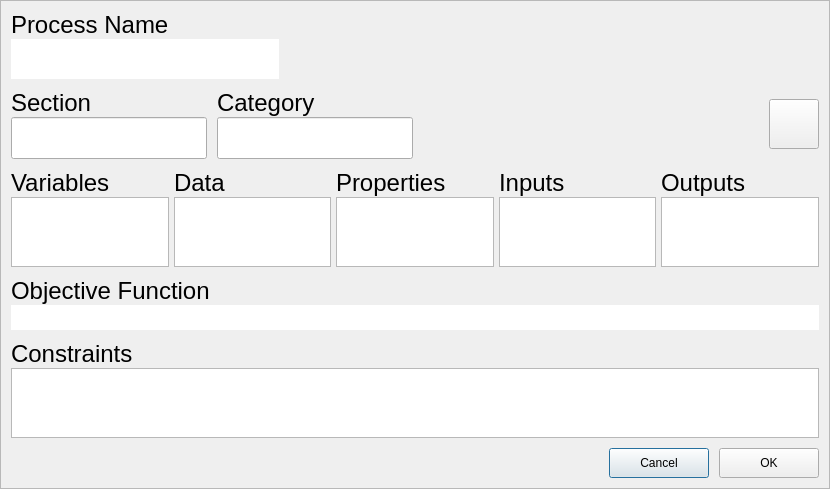
<?xml version="1.0" encoding="UTF-8"?>
<ui version="4.0">
 <class>ProcessDialog</class>
 <widget class="QDialog" name="ProcessDialog">
  <property name="geometry">
   <rect>
    <x>0</x>
    <y>0</y>
    <width>830</width>
    <height>462</height>
   </rect>
  </property>
  <property name="windowTitle">
   <string>Dialog</string>
  </property>
  <layout class="QVBoxLayout" name="verticalLayout">
   <property name="spacing">
    <number>0</number>
   </property>
   <property name="leftMargin">
    <number>0</number>
   </property>
   <property name="topMargin">
    <number>0</number>
   </property>
   <property name="rightMargin">
    <number>0</number>
   </property>
   <property name="bottomMargin">
    <number>0</number>
   </property>
   <item>
    <widget class="QFrame" name="dialog_frame">
     <property name="frameShape">
      <enum>QFrame::StyledPanel</enum>
     </property>
     <property name="frameShadow">
      <enum>QFrame::Plain</enum>
     </property>
     <property name="lineWidth">
      <number>0</number>
     </property>
     <layout class="QVBoxLayout" name="verticalLayout_3">
      <property name="spacing">
       <number>10</number>
      </property>
      <property name="leftMargin">
       <number>10</number>
      </property>
      <property name="topMargin">
       <number>10</number>
      </property>
      <property name="rightMargin">
       <number>10</number>
      </property>
      <property name="bottomMargin">
       <number>10</number>
      </property>
      <item>
       <layout class="QHBoxLayout" name="top_input_horizontal">
        <property name="spacing">
         <number>0</number>
        </property>
        <item>
         <layout class="QVBoxLayout" name="name_vertical" stretch="0,1">
          <property name="spacing">
           <number>0</number>
          </property>
          <item>
           <widget class="QLabel" name="process_label">
            <property name="maximumSize">
             <size>
              <width>200</width>
              <height>16777215</height>
             </size>
            </property>
            <property name="font">
             <font>
              <family>Arial</family>
              <pointsize>18</pointsize>
             </font>
            </property>
            <property name="locale">
             <locale language="English" country="UnitedStates"/>
            </property>
            <property name="text">
             <string>Process Name</string>
            </property>
           </widget>
          </item>
          <item>
           <layout class="QHBoxLayout" name="value_horizontal">
            <property name="spacing">
             <number>10</number>
            </property>
            <item>
             <widget class="PropertyEdit" name="process_name">
              <property name="maximumSize">
               <size>
                <width>300</width>
                <height>16777215</height>
               </size>
              </property>
              <property name="font">
               <font>
                <family>Arial</family>
                <pointsize>22</pointsize>
               </font>
              </property>
              <property name="locale">
               <locale language="English" country="Germany"/>
              </property>
              <property name="text">
               <string/>
              </property>
              <property name="frame">
               <bool>false</bool>
              </property>
             </widget>
            </item>
            <item>
             <widget class="ToolButton" name="button_add">
              <property name="enabled">
               <bool>false</bool>
              </property>
              <property name="locale">
               <locale language="English" country="UnitedStates"/>
              </property>
              <property name="text">
               <string/>
              </property>
              <property name="icon">
               <iconset resource="osdria_app.qrc">
                <normaloff>:/icons/img/add_normal@2x.png</normaloff>
                <disabledoff>:/icons/img/add_select@2x.png</disabledoff>:/icons/img/add_normal@2x.png</iconset>
              </property>
              <property name="iconSize">
               <size>
                <width>22</width>
                <height>22</height>
               </size>
              </property>
              <property name="autoRaise">
               <bool>true</bool>
              </property>
             </widget>
            </item>
           </layout>
          </item>
         </layout>
        </item>
        <item>
         <spacer name="horizontalSpacer">
          <property name="orientation">
           <enum>Qt::Horizontal</enum>
          </property>
          <property name="sizeHint" stdset="0">
           <size>
            <width>500</width>
            <height>20</height>
           </size>
          </property>
         </spacer>
        </item>
       </layout>
      </item>
      <item>
       <layout class="QHBoxLayout" name="horizontalLayout">
        <item>
         <layout class="QVBoxLayout" name="section_vertical">
          <property name="spacing">
           <number>0</number>
          </property>
          <item>
           <widget class="QLabel" name="section_label">
            <property name="maximumSize">
             <size>
              <width>200</width>
              <height>16777215</height>
             </size>
            </property>
            <property name="font">
             <font>
              <family>Arial</family>
              <pointsize>18</pointsize>
             </font>
            </property>
            <property name="text">
             <string>Section</string>
            </property>
           </widget>
          </item>
          <item>
           <widget class="PropertyEdit" name="section_value">
            <property name="maximumSize">
             <size>
              <width>200</width>
              <height>16777215</height>
             </size>
            </property>
            <property name="font">
             <font>
              <family>Arial</family>
              <pointsize>22</pointsize>
             </font>
            </property>
           </widget>
          </item>
         </layout>
        </item>
        <item>
         <layout class="QVBoxLayout" name="category_vertical">
          <property name="spacing">
           <number>0</number>
          </property>
          <item>
           <widget class="QLabel" name="category_label">
            <property name="maximumSize">
             <size>
              <width>200</width>
              <height>16777215</height>
             </size>
            </property>
            <property name="font">
             <font>
              <family>Arial</family>
              <pointsize>18</pointsize>
             </font>
            </property>
            <property name="text">
             <string>Category</string>
            </property>
           </widget>
          </item>
          <item>
           <widget class="PropertyEdit" name="category_value">
            <property name="maximumSize">
             <size>
              <width>200</width>
              <height>16777215</height>
             </size>
            </property>
            <property name="font">
             <font>
              <family>Arial</family>
              <pointsize>22</pointsize>
             </font>
            </property>
           </widget>
          </item>
         </layout>
        </item>
        <item>
         <spacer name="horizontalSpacer_2">
          <property name="orientation">
           <enum>Qt::Horizontal</enum>
          </property>
          <property name="sizeHint" stdset="0">
           <size>
            <width>350</width>
            <height>20</height>
           </size>
          </property>
         </spacer>
        </item>
        <item>
         <widget class="QToolButton" name="button_icon">
          <property name="sizePolicy">
           <sizepolicy hsizetype="Fixed" vsizetype="Fixed">
            <horstretch>0</horstretch>
            <verstretch>0</verstretch>
           </sizepolicy>
          </property>
          <property name="minimumSize">
           <size>
            <width>50</width>
            <height>50</height>
           </size>
          </property>
          <property name="maximumSize">
           <size>
            <width>50</width>
            <height>50</height>
           </size>
          </property>
          <property name="cursor">
           <cursorShape>PointingHandCursor</cursorShape>
          </property>
          <property name="styleSheet">
           <string notr="true"/>
          </property>
          <property name="text">
           <string/>
          </property>
          <property name="icon">
           <iconset resource="osdria_app.qrc">
            <normaloff>:/icons/img/process_icon@2x.png</normaloff>:/icons/img/process_icon@2x.png</iconset>
          </property>
          <property name="iconSize">
           <size>
            <width>40</width>
            <height>40</height>
           </size>
          </property>
         </widget>
        </item>
       </layout>
      </item>
      <item>
       <layout class="QHBoxLayout" name="selector_layout">
        <property name="spacing">
         <number>5</number>
        </property>
        <item>
         <layout class="QVBoxLayout" name="variables_layout">
          <property name="spacing">
           <number>0</number>
          </property>
          <item>
           <widget class="QLabel" name="variables_label">
            <property name="font">
             <font>
              <family>Arial</family>
              <pointsize>18</pointsize>
             </font>
            </property>
            <property name="text">
             <string>Variables</string>
            </property>
           </widget>
          </item>
          <item>
           <widget class="ProcessListView" name="variables_list">
            <property name="font">
             <font>
              <family>Arial</family>
             </font>
            </property>
           </widget>
          </item>
         </layout>
        </item>
        <item>
         <layout class="QVBoxLayout" name="data_layout">
          <property name="spacing">
           <number>0</number>
          </property>
          <item>
           <widget class="QLabel" name="data_label">
            <property name="font">
             <font>
              <family>Arial</family>
              <pointsize>18</pointsize>
             </font>
            </property>
            <property name="text">
             <string>Data</string>
            </property>
           </widget>
          </item>
          <item>
           <widget class="ProcessListView" name="data_list">
            <property name="font">
             <font>
              <family>Arial</family>
             </font>
            </property>
           </widget>
          </item>
         </layout>
        </item>
        <item>
         <layout class="QVBoxLayout" name="properties_layout">
          <property name="spacing">
           <number>0</number>
          </property>
          <item>
           <widget class="QLabel" name="properties_label">
            <property name="font">
             <font>
              <family>Arial</family>
              <pointsize>18</pointsize>
             </font>
            </property>
            <property name="text">
             <string>Properties</string>
            </property>
           </widget>
          </item>
          <item>
           <widget class="ProcessListView" name="properties_list">
            <property name="font">
             <font>
              <family>Arial</family>
             </font>
            </property>
           </widget>
          </item>
         </layout>
        </item>
        <item>
         <layout class="QVBoxLayout" name="inputs_layout">
          <property name="spacing">
           <number>0</number>
          </property>
          <item>
           <widget class="QLabel" name="inputs_label">
            <property name="font">
             <font>
              <family>Arial</family>
              <pointsize>18</pointsize>
             </font>
            </property>
            <property name="text">
             <string>Inputs</string>
            </property>
           </widget>
          </item>
          <item>
           <widget class="ProcessListView" name="inputs_list">
            <property name="font">
             <font>
              <family>Arial</family>
             </font>
            </property>
           </widget>
          </item>
         </layout>
        </item>
        <item>
         <layout class="QVBoxLayout" name="outputs_layout">
          <property name="spacing">
           <number>0</number>
          </property>
          <item>
           <widget class="QLabel" name="outputs_label">
            <property name="font">
             <font>
              <family>Arial</family>
              <pointsize>18</pointsize>
             </font>
            </property>
            <property name="text">
             <string>Outputs</string>
            </property>
           </widget>
          </item>
          <item>
           <widget class="ProcessListView" name="outputs_list">
            <property name="font">
             <font>
              <family>Arial</family>
             </font>
            </property>
           </widget>
          </item>
         </layout>
        </item>
       </layout>
      </item>
      <item>
       <layout class="QVBoxLayout" name="objective_vertical">
        <property name="spacing">
         <number>0</number>
        </property>
        <item>
         <widget class="QLabel" name="objective_label">
          <property name="font">
           <font>
            <family>Arial</family>
            <pointsize>18</pointsize>
           </font>
          </property>
          <property name="text">
           <string>Objective Function</string>
          </property>
         </widget>
        </item>
        <item>
         <widget class="QLineEdit" name="objective_value">
          <property name="font">
           <font>
            <family>Arial</family>
            <pointsize>12</pointsize>
           </font>
          </property>
          <property name="frame">
           <bool>false</bool>
          </property>
         </widget>
        </item>
       </layout>
      </item>
      <item>
       <layout class="QVBoxLayout" name="constraints_vertical">
        <property name="spacing">
         <number>0</number>
        </property>
        <item>
         <widget class="QLabel" name="constraints_label">
          <property name="font">
           <font>
            <family>Arial</family>
            <pointsize>18</pointsize>
           </font>
          </property>
          <property name="text">
           <string>Constraints</string>
          </property>
         </widget>
        </item>
        <item>
         <widget class="QTextEdit" name="constraints_value">
          <property name="font">
           <font>
            <family>Arial</family>
            <pointsize>12</pointsize>
           </font>
          </property>
          <property name="locale">
           <locale language="English" country="Germany"/>
          </property>
          <property name="frameShape">
           <enum>QFrame::StyledPanel</enum>
          </property>
          <property name="frameShadow">
           <enum>QFrame::Plain</enum>
          </property>
          <property name="lineWidth">
           <number>0</number>
          </property>
         </widget>
        </item>
       </layout>
      </item>
      <item>
       <layout class="QHBoxLayout" name="bottom_button_layout">
        <property name="spacing">
         <number>-1</number>
        </property>
        <item>
         <spacer name="bottom_button_spacer">
          <property name="orientation">
           <enum>Qt::Horizontal</enum>
          </property>
          <property name="sizeHint" stdset="0">
           <size>
            <width>40</width>
            <height>20</height>
           </size>
          </property>
         </spacer>
        </item>
        <item>
         <widget class="QPushButton" name="cancel_button">
          <property name="minimumSize">
           <size>
            <width>100</width>
            <height>30</height>
           </size>
          </property>
          <property name="locale">
           <locale language="English" country="Germany"/>
          </property>
          <property name="text">
           <string>Cancel</string>
          </property>
          <property name="flat">
           <bool>false</bool>
          </property>
         </widget>
        </item>
        <item>
         <widget class="QPushButton" name="apply_button">
          <property name="minimumSize">
           <size>
            <width>100</width>
            <height>30</height>
           </size>
          </property>
          <property name="text">
           <string>OK</string>
          </property>
          <property name="flat">
           <bool>false</bool>
          </property>
         </widget>
        </item>
       </layout>
      </item>
     </layout>
    </widget>
   </item>
  </layout>
 </widget>
 <customwidgets>
  <customwidget>
   <class>PropertyEdit</class>
   <extends>QLineEdit</extends>
   <header>views/components/property_edit.h</header>
  </customwidget>
  <customwidget>
   <class>ToolButton</class>
   <extends>QToolButton</extends>
   <header>views/components/tool_button.h</header>
  </customwidget>
  <customwidget>
   <class>ProcessListView</class>
   <extends>QListView</extends>
   <header>views/components/process_list_view.h</header>
  </customwidget>
 </customwidgets>
 <resources>
  <include location="osdria_app.qrc"/>
 </resources>
 <connections/>
</ui>
